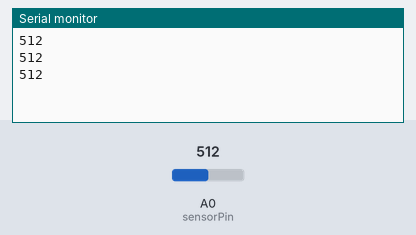
Bench run of a sketch on a simulated Arduino Uno, built with avr-gcc and run on an emulated ATmega328P. Parts: the last lines printed to the serial monitor. Inputs (shaded band) come from the test bench; at power-on: A0 (sensorPin) = 512.

Above: at 1.3 s.
1.4 s: A0 (sensorPin) set to 710
At 1.61 s:
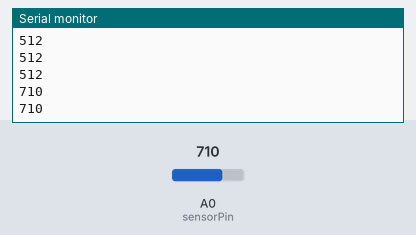
2.9 s: A0 (sensorPin) set to 716
At 2.91 s:
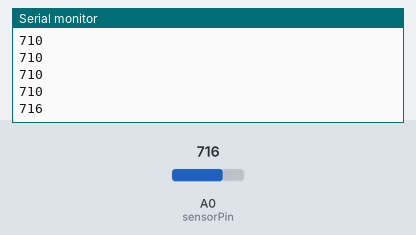
Timing chart, 0 to 5.9 s (numbered marks = the images above; inputs shaded):
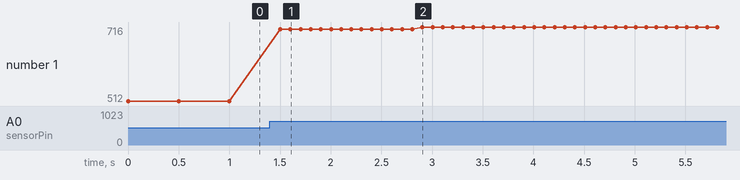

Measured:
- after the input at 1.4 s, the serial monitor: prints a new line after 0.10 s (image 1)
- after the input at 2.9 s, the serial monitor: prints a new line at once (image 2)
- plotted number 1: 512 → 710 after the input at 1.4 s, 710 → 716 after the input at 2.9 s

The sketch:

PIL_sensor.ino
```cpp
int sensorPin=A0;
int sensorValue=0;
int out=9;
void setup() {
 Serial.begin(9600);
}
void loop() {
     sensorValue=analogRead(sensorPin);
     Serial.println(sensorValue);

if(sensorValue<700){
   digitalWrite(out,LOW);
   delay(500);
}

else{
   digitalWrite(out,HIGH);
  delay(100);
 }
}
```
